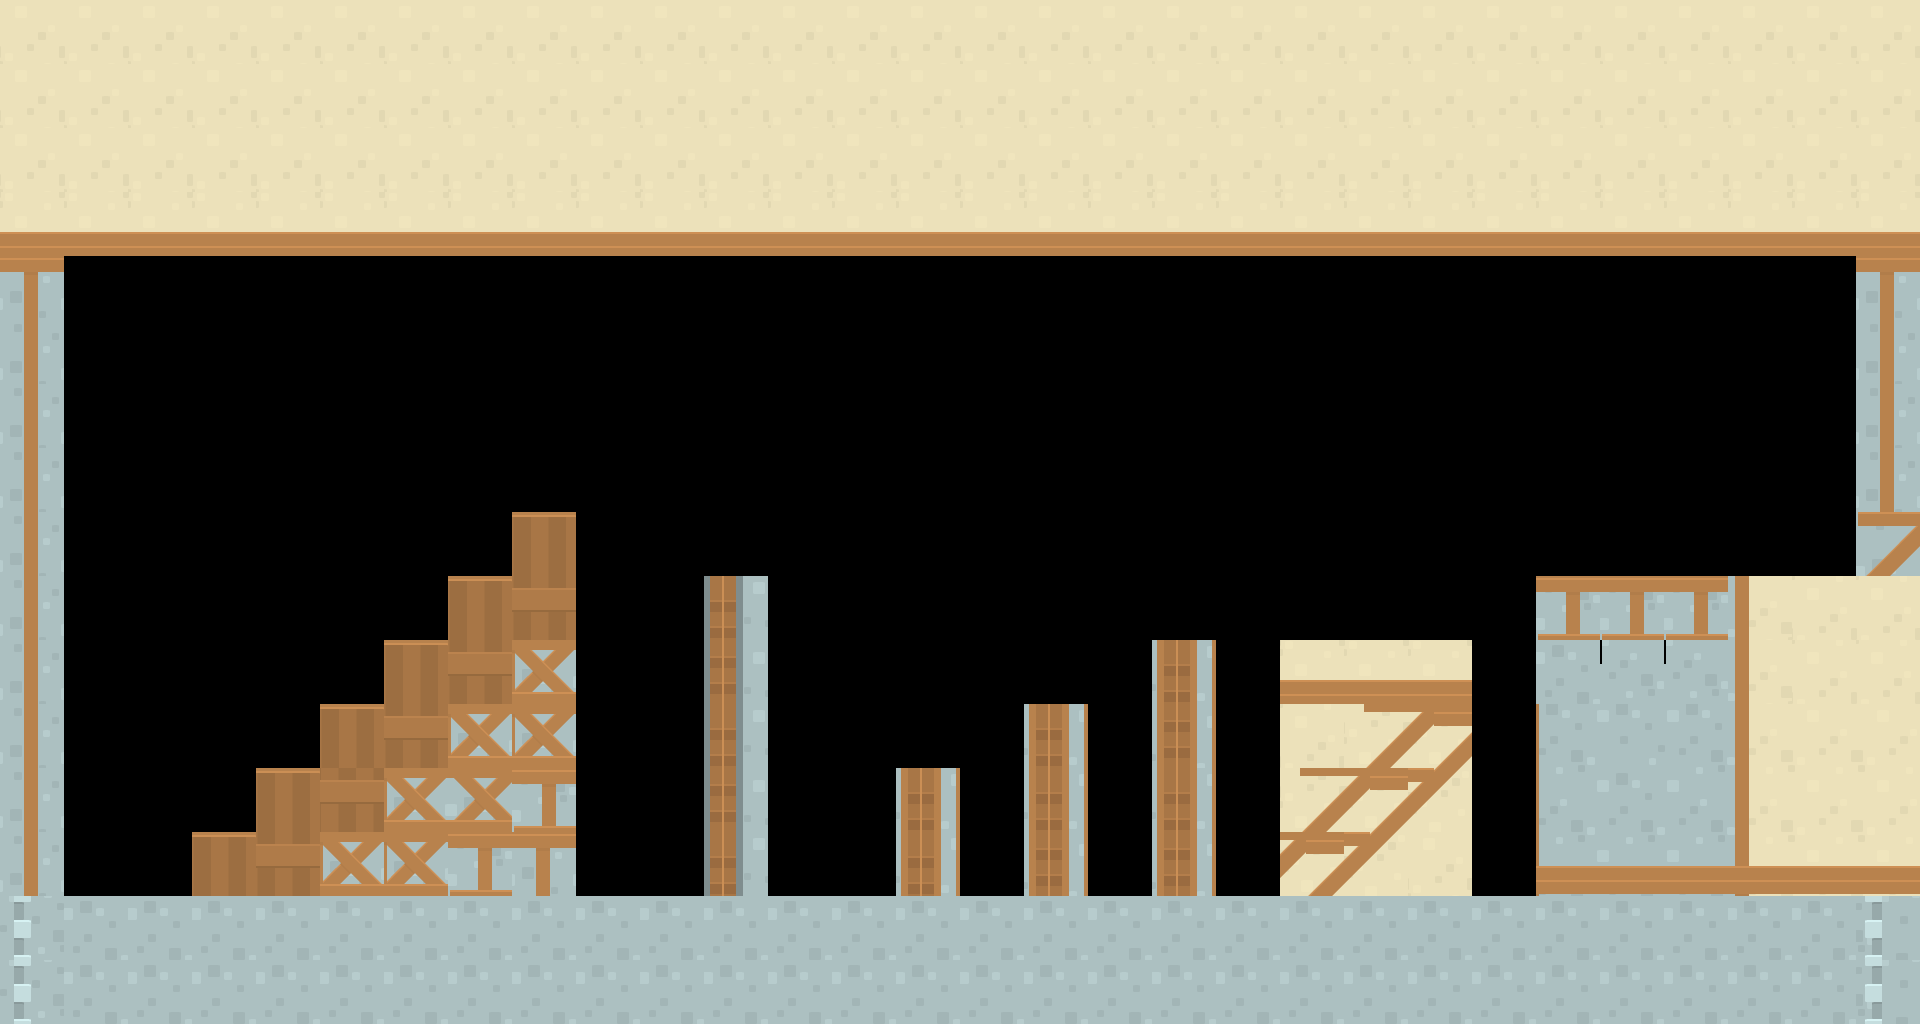

The image is a tile-based game level rendered from a .tmx file. Its description and source (layers, tilesets, objects; grid data summarised) follow:
An orthogonal 30x16 tile map with 64x64 px tiles, 1 tile layer (walls), 1 hidden layer not drawn, 2 tilesets.

<map version="1.10" tiledversion="1.11.2" orientation="orthogonal" renderorder="right-down" width="30" height="16" tilewidth="64" tileheight="64" infinite="0" nextlayerid="3" nextobjectid="1">
 <tileset firstgid="1" source="dungeon2.tsx" />
 <tileset firstgid="391" source="dungeon.tsx" />
 <layer id="1" name="walls" width="30" height="16">
  <data>[480 cells, 272 non-empty, 38 distinct tile ids]</data>
 </layer>
 <layer id="2" name="collision" width="30" height="16" visible="0">
  <data>[480 cells, 152 non-empty, 1 distinct tile ids]</data>
 </layer>
</map>
